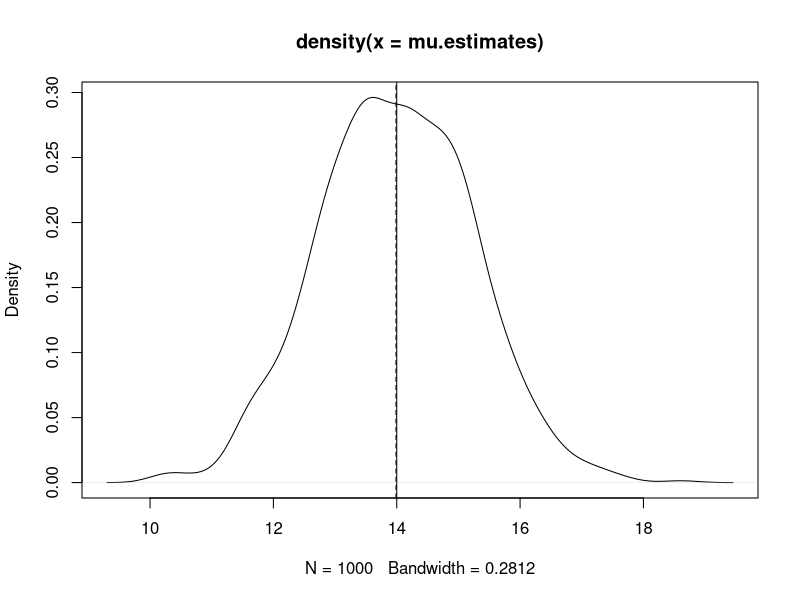
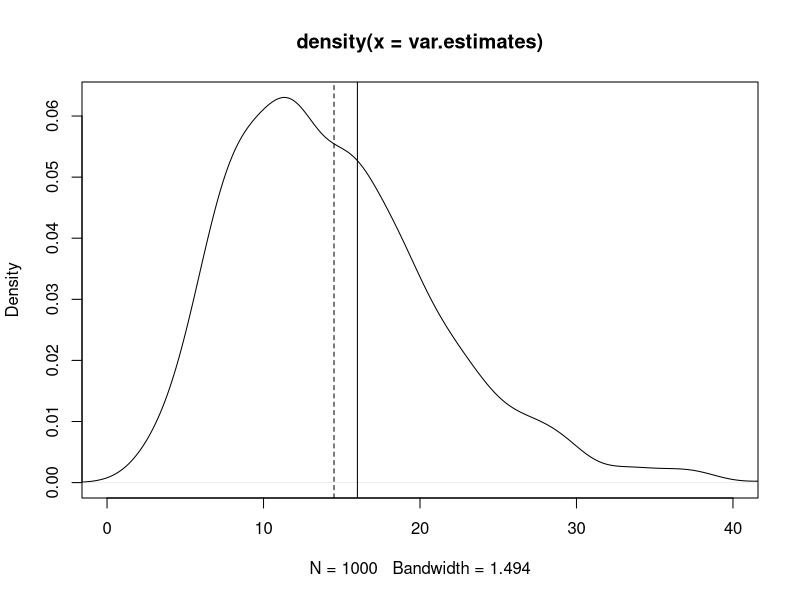
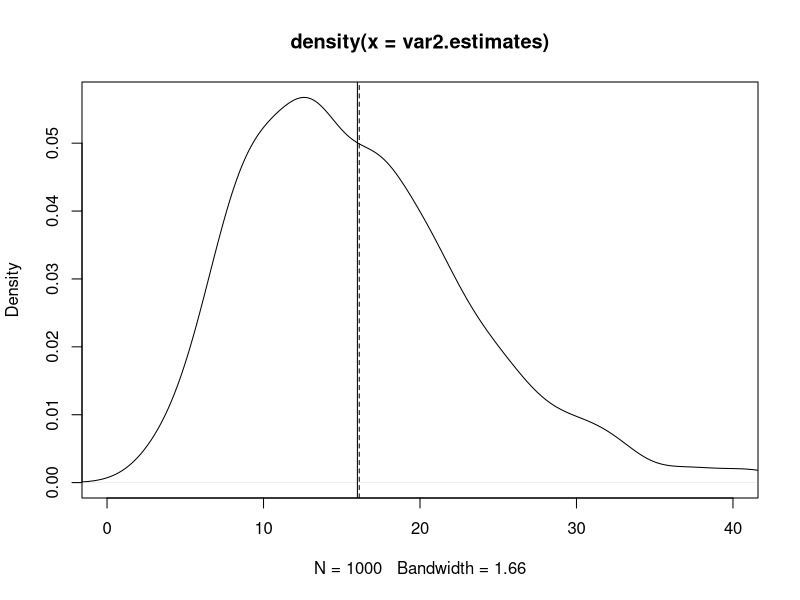

Generate these figures, in order, with R:
#________NormalMoments.R___________
R <- 1000
n <- 10
mu.estimates <- numeric(R)
var.estimates <- numeric(R)
var2.estimates <- numeric(R)
for (i in 1:R) {
      normalData <- rnorm(n=n, mean=14, sd=4)
      mu.estimates[i] <- mean(normalData)
      var.estimates[i] <- mean((normalData - mean(normalData))^2 )
      var2.estimates[i] <- (var.estimates[i])*n/(n-1)
}

plot(density(mu.estimates))
abline(v=14)
abline(v = mean(mu.estimates), lty=2)

plot(density(var.estimates), xlim=c(0,40))
abline(v= mean(var.estimates), lty=2)
abline(v=16)

plot(density(var2.estimates), xlim=c(0,40))
abline(v= mean(var2.estimates), lty=2)
abline(v=16)
